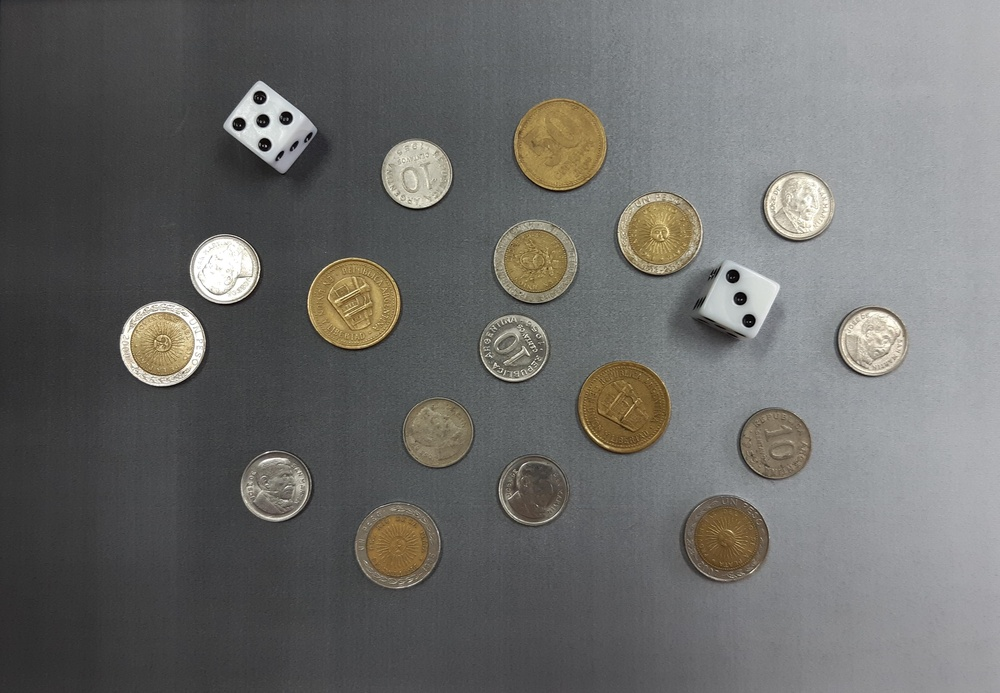
%> input picture Problema_2/monedas.jpg, 1000 x 693 px, shrunk from 3871 x 2681 before the run
$ octave TP2_Problema_2.m   (GNU Octave 9; MATLAB toolbox functions it lacks are replaced by stand-ins)
%> lines starting %> are read from the running program, lines starting %| are printed output that depends on the picture; in (x1, y1, x2, y2) boxes, pixels count from 0 and x2, y2 are one past the last pixel; in counts of white or black regions, pixels touching at a corner belong together; the program's own positions count from 1
% TP2 - Problema 2
close all, clear, clc

%%
f = imread('monedas.jpg');
%> f is the input picture: size 693x1000x3 uint8; mean R, G, B 107.5, 107.4, 105.5
figure, imshow(f, []);

%%
fgray = rgb2gray(f);
figure, imshow(fgray, []);

%%
fgrayadj = imadjust(fgray);
figure, imshow(fgrayadj, []);

%%
fcanny = edge(fgrayadj, 'Canny', 0.1, 5);
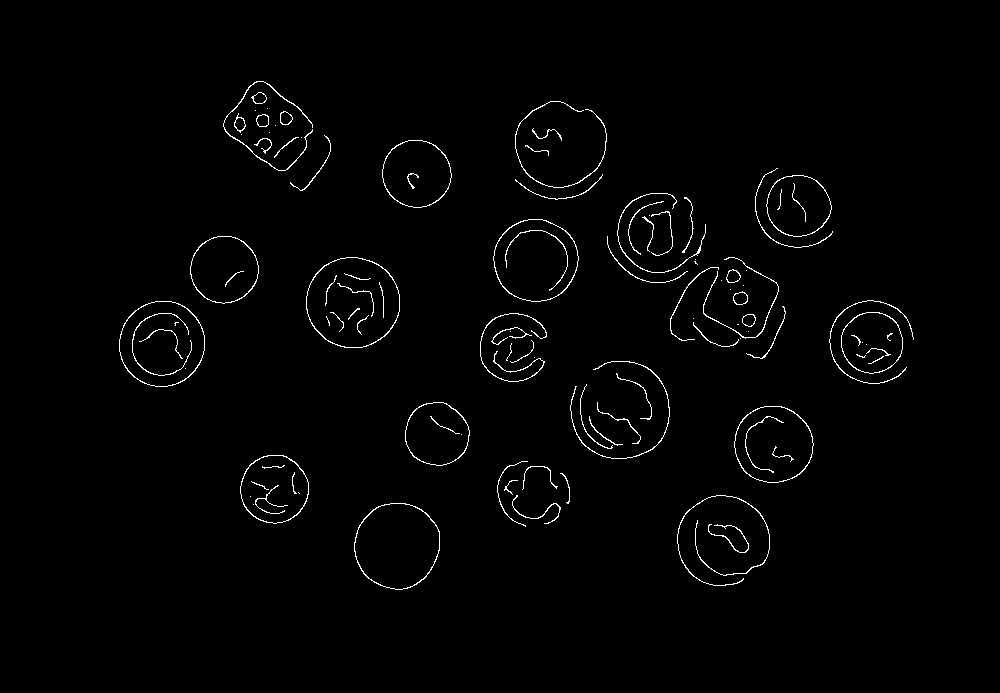
%> fcanny: size 693x1000 logical; 1.4% white in thin lines or dots, all inside (x1, y1, x2, y2) = (119, 81, 914, 590)
figure, imshow(fcanny, []);

%%
fdilate = imdilate(fcanny, strel('disk', 5));
%> fdilate: size 693x1000 logical; 12% white; 26 white regions, largest, box (x1, y1, x2, y2) and area: (603, 189, 790, 363) 12504, (825, 296, 918, 388) 5331, (115, 297, 209, 391) 5241
figure, imshow(fdilate, []);

%%
ffill = imfill(fdilate, 'holes');
%> ffill: size 693x1000 logical; 17.2% white; 20 white regions, largest, box (x1, y1, x2, y2) and area: (603, 189, 790, 363) 16692, (511, 97, 611, 204) 8503, (302, 253, 404, 352) 8092
figure, imshow(ffill, []);

%%
fopen = imopen(ffill, strel('disk', 20));
%> fopen: size 693x1000 logical; 15.1% white; 16 white regions, largest, box (x1, y1, x2, y2) and area: (613, 189, 782, 351) 14818, (302, 253, 404, 352) 8088, (673, 491, 774, 590) 7844
figure, imshow(fopen, []);

%%
[L, num] = bwlabel(fopen);
%> L: size 693x1000 double; 17 distinct labels, from 0 to 16
flabel = label2rgb(L, jet(num), [0.5,0.5,0.5]);
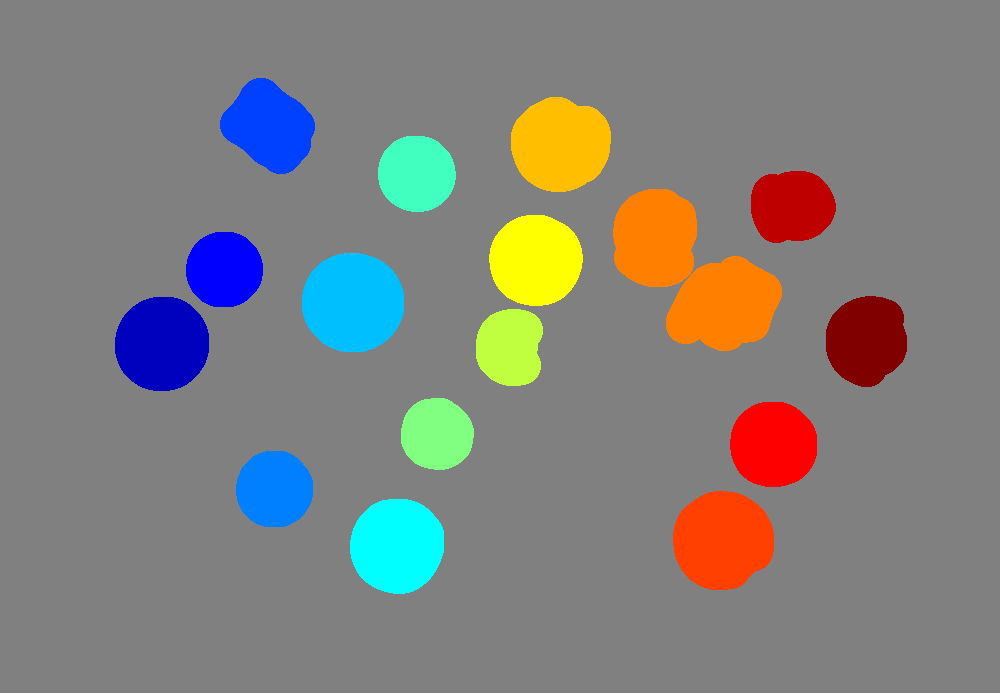
%> flabel: size 693x1000x3 uint8; mean R, G, B 129.3, 127.8, 124.4
figure(), imshow(flabel, []);

%%
props = regionprops(L, 'Area', 'Perimeter');
%> props = 16 regions; largest, Area and Perimeter: 14818 630.1, 8088 315.2, 7844 312.7, 7433 305, 7101 295.6
propsArea = [props.Area];
%> propsArea = [7085 4624 6039 4697 8088 7101 4707 4177 4255 6755 7433 14818 7844 5979 4986 5830]
propsPer = [props.Perimeter];
%> propsPer = [294.9 237.4 284.2 239.4 315.2 295.6 239.9 226.3 235 288.3 305 630.1 312.7 270.9 251.9 271.1]
rho = 4 .* pi .* (propsArea ./ propsPer.^2);
%> rho = [1.02 1.03 0.94 1.03 1.02 1.02 1.03 1.02 0.969 1.02 1 0.469 1.01 1.02 0.987 0.997]

Laux = L;
for i = 1:num
   if(rho(i) < 0.9)
       Laux(Laux == i) = 0;
   end
end
%> this loop made 16 passes
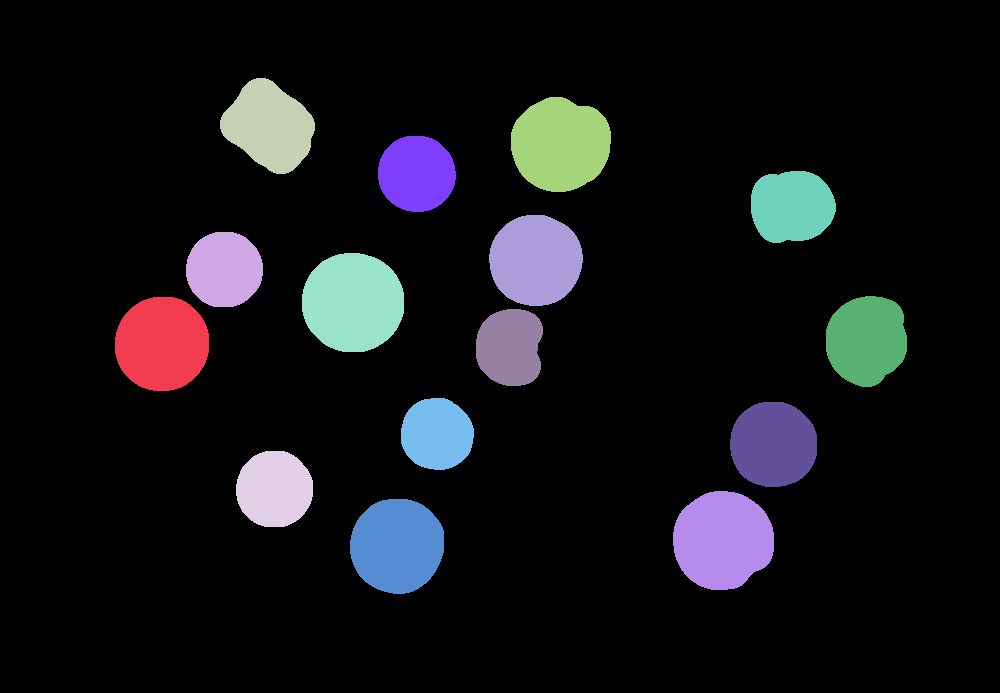
%> Laux: size 693x1000 double; 16 distinct labels, from 0 to 16; one colour per label, 0 black
figure, imshow(imbinarize(Laux), []);

%%
[Lmon, numMon] = bwlabel(Laux);
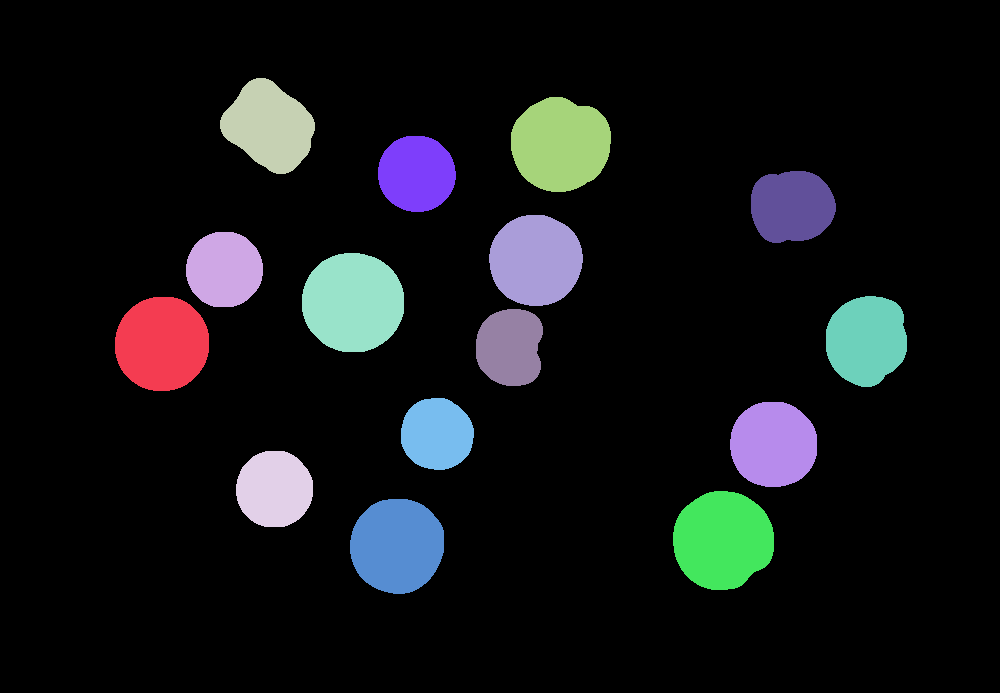
%> Lmon: size 693x1000 double; 16 distinct labels, from 0 to 15; one colour per label, 0 black
%> numMon = 15
propsMonedas = regionprops(L, 'Area', 'Perimeter', 'EquivDiameter');
%> propsMonedas = 16 regions; largest, Area, EquivDiameter and Perimeter: 14818 137.4 630.1, 8088 101.5 315.2, 7844 99.94 312.7, 7433 97.28 305, 7101 95.09 295.6
monedasArea = [propsMonedas.Area];
%> monedasArea has the same summary as propsArea
monedasPerimeter = [propsMonedas.Perimeter];
%> monedasPerimeter has the same summary as propsPer
monedasEquivDiameter = [propsMonedas.EquivDiameter];
%> monedasEquivDiameter = [94.98 76.73 87.69 77.33 101.5 95.09 77.42 72.93 73.6 92.74 97.28 137.4 99.94 87.25 79.68 86.16]

ind = kmeans(monedasEquivDiameter', 3);
%> ind = [1; 3; 1; 3; 1; 1; 3; 3; 3; 1; 1; 2; 1; 1; 3; 1]
Lfinal = Lmon;
Lfinal(ismember(Lmon, find(ind == 1))) = 1;
%> Lfinal: size 693x1000 double; 9 distinct labels, from 0 to 15
Lfinal(ismember(Lmon, find(ind == 2))) = 2;
%> Lfinal: size 693x1000 double; 8 distinct labels, from 0 to 15
Lfinal(ismember(Lmon, find(ind == 3))) = 3;
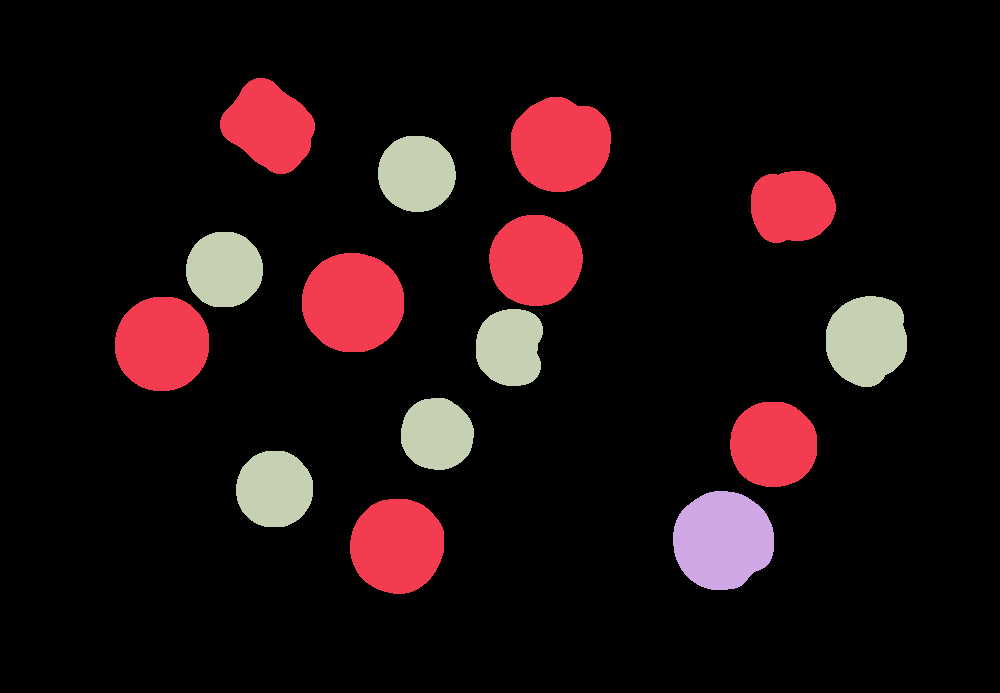
%> Lfinal: size 693x1000 double; 4 distinct labels, from 0 to 3; one colour per label, 0 black

fclas = label2rgb(Lfinal, jet(3), [0.5,0.5,0.5]);
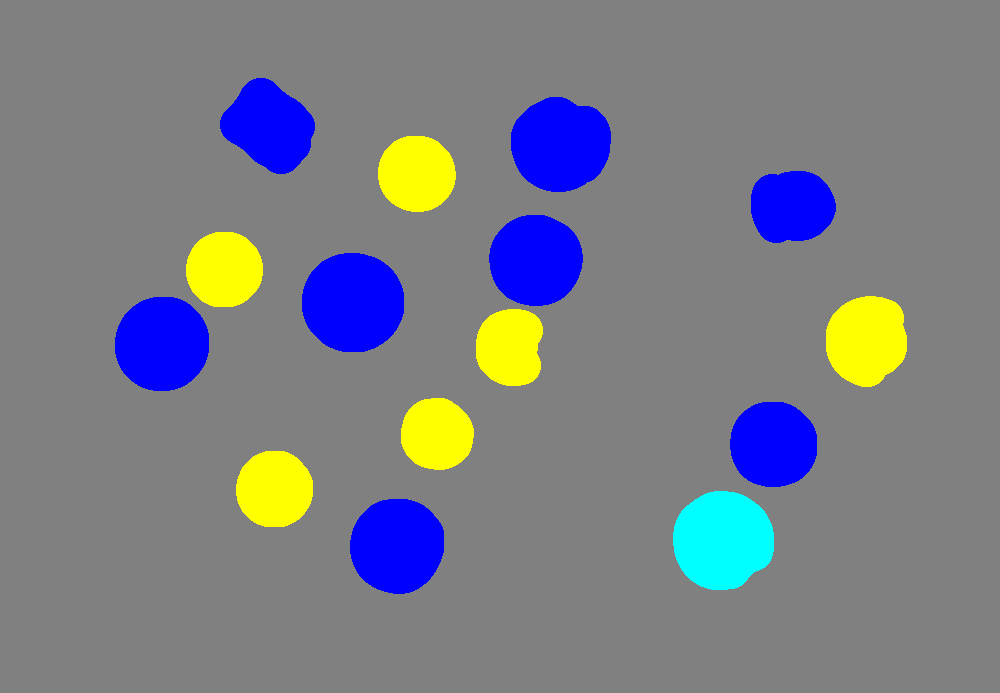
%> fclas: size 693x1000x3 uint8; mean R, G, B 121.9, 124.7, 134
figure(), imshow(fclas,[])
